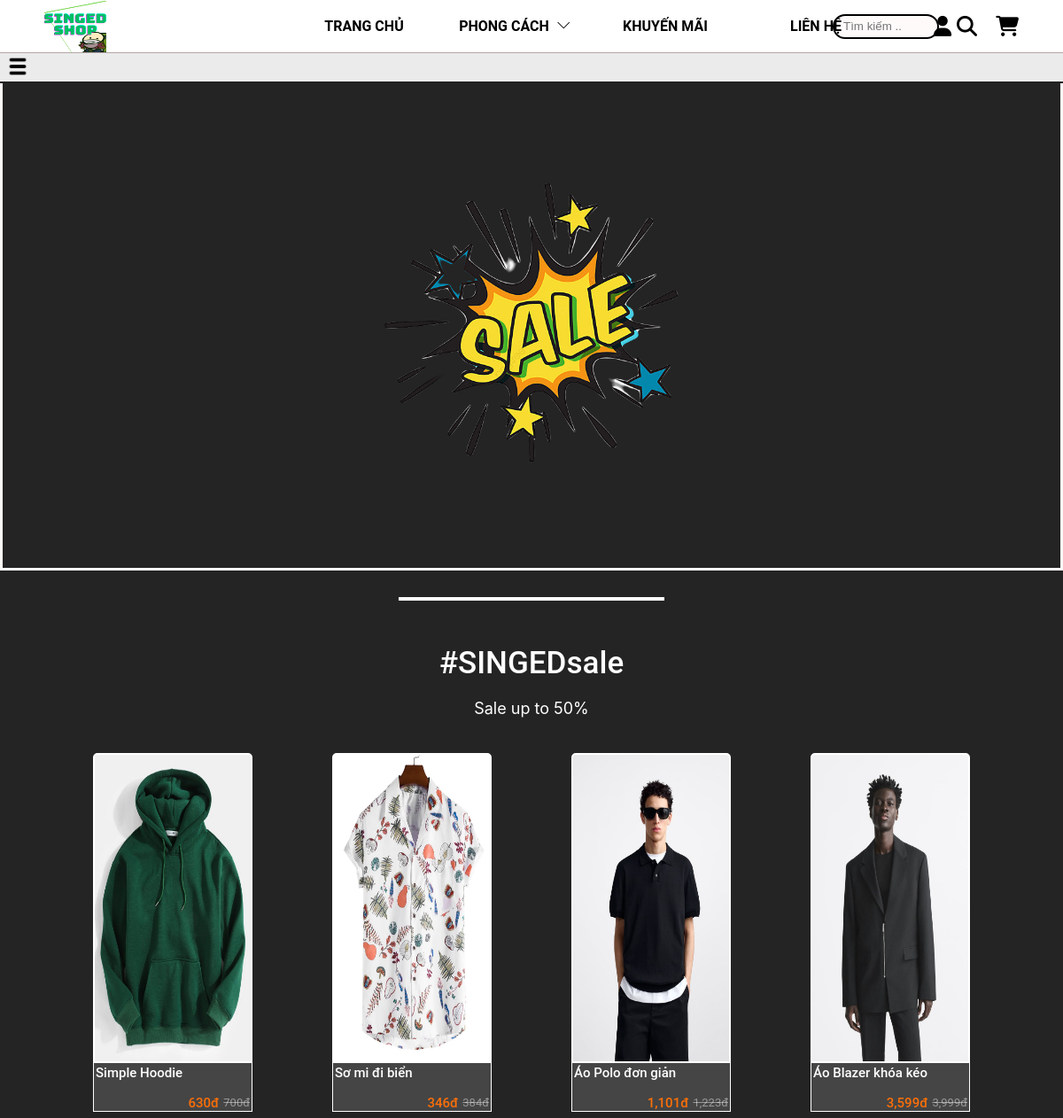
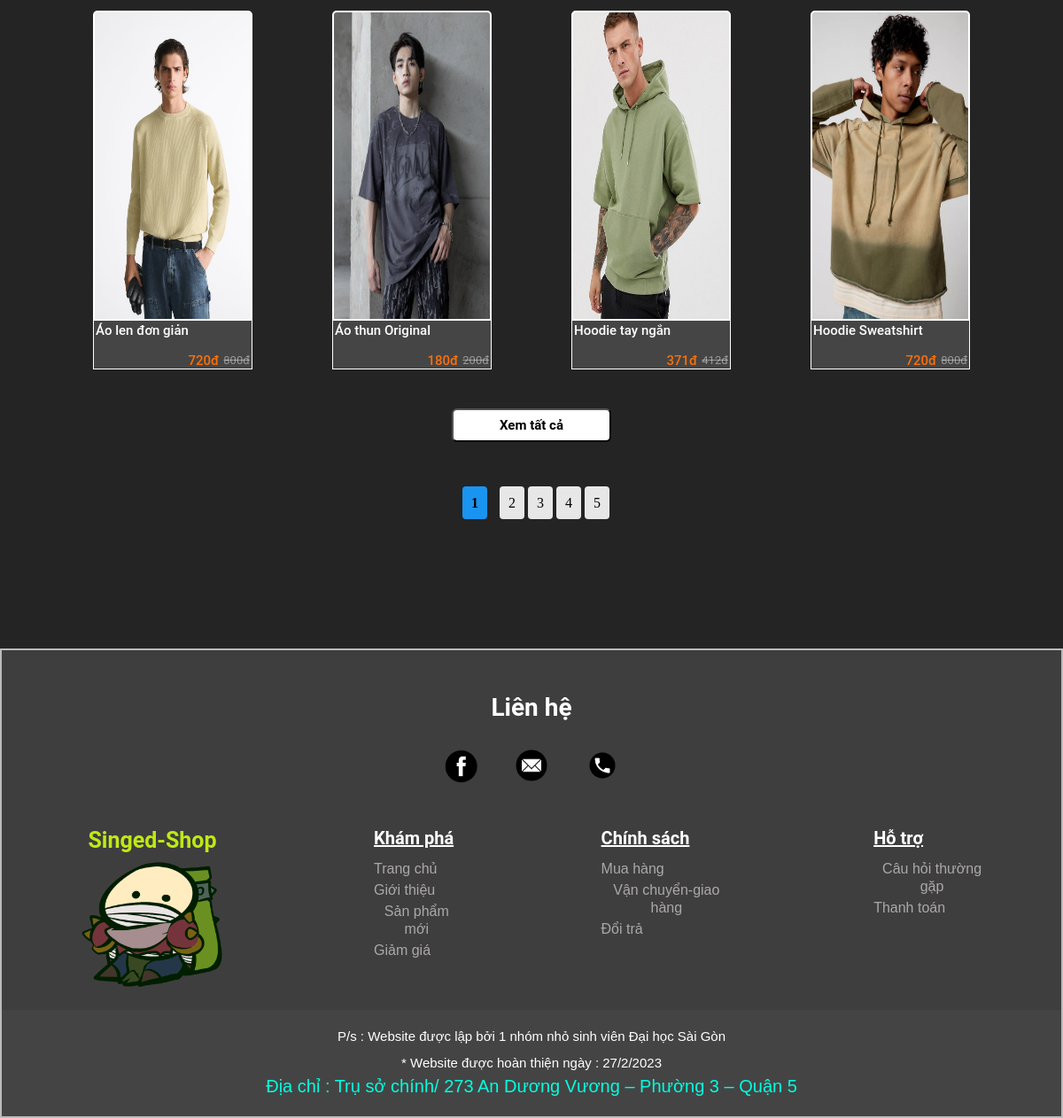
/index.php?controller=sale&action=sale&page=1, run on the app's committed database (2 pictures, top to bottom).
### tables this page shows
CREATE TABLE `product` (
  `idProduct` int(11) NOT NULL,
  `nameProduct` varchar(100) DEFAULT NULL,
  `quantity` int(11) DEFAULT NULL,
  `price` double DEFAULT NULL,
  `oldPrice` double DEFAULT NULL,
  `describe` text DEFAULT NULL,
  `idStyle` int(11) DEFAULT NULL,
  `idCategory` int(11) DEFAULT NULL,
  `idMaterial` int(11) DEFAULT NULL,
  `purchases` int(11) DEFAULT NULL,
  `Date` date DEFAULT NULL,
  `Sale` double DEFAULT NULL,
  `image` varchar(255) DEFAULT NULL
);

### controllers/sale_controller.php (called while the page is built, shortened)
<?php
require_once('controllers/base_controller.php');
require_once('models/sale.php');
class saleController extends BaseController
{
    function __construct()
    {
      $this->folder = 'pages';
    }
    public function sale()
    {
        $page = isset($_GET['page']) ? $_GET['page'] : 1;
        $limit = 8;
        $offset = ($page - 1) * $limit;
        $sale = sale::getPaginatedSale($limit, $offset);
        $dataSale = array('sale' => $sale);
        $style = style::getStyleProduct();
        $dataStyle = array('style' => $style);
        $totalSales = sale::countAllSale();
        $totalPageSale = ceil($totalSales / $limit);
        $data = array(
              'css_files' => array(
                './assets/css/header.css',
                './assets/css/csssale.css',
                './assets/css/footer.css',
                './assets/icon/themify-icons/themify-icons.css',
                'https://cdnjs.cloudflare.com/ajax/libs/font-awesome/6.3.0/css/all.min.css'
            ),
            'js_files' => array(
                './assets/JavaScript/test.js'
            ),
            'dataSale' => $dataSale,
            'totalPageSale' => $totalPageSale,
            'currentPage' => $page,
            'dataStyle' => $dataStyle
        );
        $this->render('sale', $data);
    }
}
?>

### routes.php (called while the page is built, shortened)
<?php
$controller = new $klass;
$controller->$action();

### index.php (called while the page is built, shortened)
<?php
require_once('routes.php');

### models/sale.php (called while the page is built)
<?php
require_once('models/shortInforProduct.php');
class sale{
    public static function getPaginatedSale($limit, $offset)
    {
        $list = [];
        $db = DB::getInstance();
        $sql = "SELECT idProduct, nameProduct, price, oldPrice, idStyle, idCategory, image
                FROM Product
                LIMIT $limit OFFSET $offset";
        $req = $db->query($sql);
        foreach ($req->fetchAll() as $item) {
            $list[] = new shortInforProduct(
                $item['idProduct'],
                $item['nameProduct'],
                $item['image'],
                $item['price'],
                $item['oldPrice'],
                $item['idCategory'],
                $item['idStyle']
            );
        }
        return $list;
    }
public static function countAllSale()
{
    $db = DB::getInstance();
    $sql = "SELECT COUNT(*) FROM product";
    $req = $db->query($sql);
    $count = $req->fetchColumn();
    return $count;
}
}
?>

### models/shortInforProduct.php (called while the page is built, shortened)
<?php
class shortInforProduct {
    private $nameProduct;
    private $image;
    private $price;
    private $oldPrice;
    public function __construct($idProduct, $nameProduct, $image, $price, $oldPrice, $idCategory, $idStyle) {
        $this->nameProduct = $nameProduct;
        $this->image = $image;
        $this->price = $price;
        $this->oldPrice = $oldPrice;
    }
    public function getNameProduct() {
        return $this->nameProduct;
    }
    public function getImage() {
        return $this->image;
    }
    public function getPrice() {
        return $this->price;
    }
    public function getOldPrice() {
        return $this->oldPrice;
    }
}
?>

### views/pages/web/sale.php (the view, shortened to what this page needs)
<body>
        <div id="content">
            <div id="logo_slider_sale"></div>
            <hr id="line_sale">
            <div id="div_sale">
                <h1 id="title_sale">#SINGEDsale</h1>
                <h2 id="sub_sale">Sale up to 50% </h2>
            </div>
            <div id="list_product_sale">
                <?php foreach ($dataSale['sale'] as $product): ?>
                <div class="product">
                        <a href="">
                                <div class="img_product" style="background-image: url(./assets/product/<?php echo $product->getImage(); ?>" alt="<?php echo $product->getNameProduct(); ?>)"> </div>
                        </a>
                    <div class="infor_product">
                        <a class="name_product"><?php echo $product->getNameProduct(); ?></a>
                        <div class="div_price">
                            <a class="price"><?php echo number_format($product->getPrice()); ?>đ</a>
                            <a class="old_price"><?php echo number_format($product->getOldPrice()); ?>đ</a>
                        </div>
                    </div>
                </div>
                <?php endforeach; ?>
            </div>
            <button id="btn_seeall1">Xem tất cả</button>
            <div id="pagination">
                <?php for ($i = 1; $i <= $totalPageSale; $i++): ?>
                    <a id="not-click" href="http://localhost:8008/PHP/index.php?controller=sale&action=sale&page=<?php echo $i; ?>" <?php if ($i == $currentPage) echo 'class="active"'; ?>><?php echo $i; ?></a>
                <?php endfor; ?>
            </div>
        </div>
    </body>

### controllers/base_controller.php (shortened to what this page needs)
<?php
class BaseController
{
  protected $folder;
  function render($file, $data = array())
  {
    $view_file = 'views/' . $this->folder . '/web/' . $file . '.php';
    if (is_file($view_file)) {
      extract($data);
      require_once($view_file);
      $content = ob_get_clean();
      require_once('views/layouts/web.php');
    } else {
      header('Location: index.php?controller=pages&action=error');
    }
  }
}

### views/layouts/web.php (shortened to what this page needs)
<!DOCTYPE html>
<html>
    <head>
                <?php foreach ($data['css_files'] as $css_file): ?>
                    <link rel="stylesheet" href="<?= $css_file ?>">
                <?php endforeach; ?>
    </head>
    <body>
            <div id="main-head">
                <div id="header">
                    <img id ="img_web" src="./assets/img/singed.png">
                    <ul id="navigation">
                        <li> <a href="http://localhost:8008/PHP/index.php?controller=pages&action=home" >TRANG CHỦ </a></li>
                        <li> <a>PHONG CÁCH</a> <a class="ti-angle-down" id="css_ti_angle_down"></a>
                        </li>
                        <li> <a href="http://localhost:8008/PHP/index.php?controller=sale&action=sale&page=1">KHUYẾN MÃI</a></li>
                        <li> <a>LIÊN HỆ</a></li>
                        </ul>
                        <div class="search-container">
                            <input class="search-box" placeholder="Tìm kiếm ..">
                            <i class="fa-solid fa-magnifying-glass icon_function"></i>
                        </div>
                    <div id="div_function">
                        <div id="div_iconfunction">
                            <i class="fa-solid fa-user icon_funtion profile">
                            </i>
                            <i class="fa-solid fa-cart-shopping icon_funtion" title="2"></i>
                        </div>
                    </div>
                </div>
                <div id="div_menu"> <img id="icon_menu" src="./assets/img/menu.png">
                </div>
            </div>
            <?= @$content ?>
            <div id="footer">
                <h1 id="title_contact">Liên hệ</h1>
                <div id="div_iconcontact">
                    <div id="icon_fb"></div>
                    <div id="icon_email"></div>
                    <div id="icon_phone"></div>
                </div>
                <div id="content_footer">
                    <div id="div_singed">
                        <h3>Singed-Shop</h3>
                        <div id="img_singed"></div>
                    </div>
                    <div id="explore">
                        <ul id="explore_title">
                            <h4>Khám phá</h4>
                            <li><a>Trang chủ</a></li>
                            <li><a>Giới thiệu</a></li>
                            <li><a>Sản phẩm mới</a></li>
                            <li><a>Giảm giá</a></li>
                        </ul>
                    </div>
                    <div id="policy">
                        <ul id="policy_title">
                            <h4>Chính sách</h4>
                            <li><a>Mua hàng</a></li>
                            <li><a>Vận chuyển-giao hàng</a></li>
                            <li><a>Đổi trả</a></li>
                        </ul>
                    </div>
                    <div id="support">
                        <ul id="support_title">
                            <h4>Hỗ trợ</h4>
                            <li><a>Câu hỏi thường gặp</a></li>
                            <li><a>Thanh toán</a></li>
                        </ul>
                    </div>
                </div>
                <div id="end_footer">
                    <h3 class="title_endfooter">P/s : Website được lập bởi 1 nhóm nhỏ sinh viên  Đại học Sài Gòn</h3>
                    <h3 class="title_endfooter endfooter2">* Website được hoàn thiện ngày : 27/2/2023</h3>
                    <h3 id="title_address">Địa chỉ : Trụ sở chính/ 273 An Dương Vương – Phường 3 – Quận 5</h3>
                </div>
            </div>
    </body>
</html>

### assets/css/header.css (style rules this page uses)
* { padding: 0; margin: 0; box-sizing: border-box; list-style-type: none; cursor:default; }
#main-head { position: fixed; z-index: 2; width: 100%; top: 0; }
#header { background-color: white; top : 0 ; left: 0; right: 0; width: 100%; height: 60px; position: relative; border-bottom: #B4A6A6 solid 1px; display: flex; align-items: center; justify-content: space-between; }
#img_web { width: 70px; height: 58px; margin-left: 50px; }
#navigation { position: relative; height: 60px; padding: 0; text-align: center; display: flex; margin-left: 155px; }
#navigation > li { margin-right: 20px; font-weight: 600; font-family: Roboto; width: 150px; line-height: 60px; position: relative; }
#navigation > li > a:-webkit-any-link { color: black; cursor: pointer; text-decoration: none; }
#navigation li:last-child { margin-right: 0; }
#div_function { display:flex ; align-items: center; }
.search-container { display: flex; align-items: center; transition: all 0.3s ease; margin-left: -117px; margin-right: -150px; }
.search-box { box-sizing: border-box; width: 120px; height: 28px; background: #FFFAFA; border: 2px solid #000000; border-radius: 27px; padding: 10px; }
.fa-magnifying-glass { font-size: 23px; padding: 20px; }
#div_iconfunction { display: flex; align-items: baseline; }
#div_iconfunction :last-child { margin-right: 30px; }
#div_iconfunction :first-child { margin-right: 10px; }
.icon_funtion { font-size: 23px; color: black; padding: 20px; }
#div_menu { width: 100%; height: 34px; background-color: #EBEBEB; border-bottom: rgba(0, 0, 0, 0.86) solid 2px; position: relative; }
#icon_menu { width: 30px; height: 30px; margin-left: 5px; }
#css_ti_angle_down { font-size: 15px; }
.ti-angle-down { font-size: 16px; margin-left: 5px; }

### assets/css/csssale.css (style rules this page uses)
#content { position: relative; background: rgba(0, 0, 0, 0.86); height: 1900px; text-align: center; margin-top: 94px; }
a { text-decoration: none; color: inherit; }
#logo_slider_sale { background-image: url(../img/aaaa.png); width: 400px; position: absolute; z-index: 1; height: 400px; left: 50%; transform: translateX(-50%); background-size: cover; top: 70px; }
#div_sale { margin-top: 50px; color: white; }
#title_sale { font-family: Roboto; font-size: 35px; font-weight: 500; }
#sub_sale { font-family: 'Inter'; font-size: 18px; margin-top: 20px; font-style: normal; font-weight: 400; }
#line_sale { border: 2px solid #FFFFFF; width: 300px; margin: 30px auto 0 auto; }
#list_product_sale { width: 100%; margin-top: 20px; display: flex; justify-content: center; flex-wrap: wrap; }
.product { margin: 0 45px; height: 404px; width: 15%; margin-top: 20px; }
.img_product { background-size: 100% 100%; height: 350px; border: 2px solid #FFFFFF; display: flex; flex-direction: column; justify-content: space-between; background-repeat: no-repeat; border-radius: 5px 5px 0px 0px; }
.infor_product { width: 100%; height: 55px; background: rgba(217, 217, 217, 0.18); border: 1px solid #FFFFFF; border-top: none; display: flex; justify-content: space-between; flex-direction: column; }
.name_product { font-family: 'Roboto'; font-style: normal; font-weight: 550; font-size: 15px; line-height: 18px; color: #FFFFFF; margin: 2px 0px 0px 2px; text-align: left; }
.div_price { display: flex; justify-content: flex-end; margin-top: auto; }
.price { font-family: 'Roboto'; font-style: normal; font-weight: 500; font-size: 15px; line-height: 18px; color: #FD6F08; margin-right: 5px; }
.old_price { font-family: 'Roboto'; font-style: normal; font-weight: 400; font-size: 13px; line-height: 18px; color: rgba(255, 255, 255, 0.45); margin-right: 2px; text-decoration-line: line-through; }
#btn_seeall1 { width: 180px; height: 38px; background: #FFFFFF; border-radius: 6px; margin-top: 45px; font-family: 'Roboto'; font-style: normal; font-weight: 700; font-size: 15px; line-height: 21px; color: #000000; margin-left: auto; margin-right: auto; }
.active { background-color: #1a94f1 !important; color: #000000; font-weight: bold; border-radius: 4px; padding: 4px 8px; margin: 10px; }
#pagination { display: block; width: 200px; margin-top: 50px; padding: 10px; background-color: #00000000; margin-left: auto; margin-right: auto; }
#not-click { background-color: #e8e7e7; padding: 10px; border-radius: 4px; }

### data on the page
product: image (picture), nameProduct "Simple Hoodie", price "630", oldPrice "700"
product: image (picture), nameProduct "Sơ mi đi biển", price "346", oldPrice "384"
product: image (picture), nameProduct "Áo Polo đơn giản", price "1,101", oldPrice "1,223"
product: image (picture), nameProduct "Áo Blazer khóa kéo", price "3,599", oldPrice "3,999"
product: image (picture), nameProduct "Áo len đơn giản", price "720", oldPrice "800"
product: image (picture), nameProduct "Áo thun Original", price "180", oldPrice "200"
product: image (picture), nameProduct "Hoodie tay ngắn", price "371", oldPrice "412"
product: image (picture), nameProduct "Hoodie Sweatshirt", price "720", oldPrice "800"
